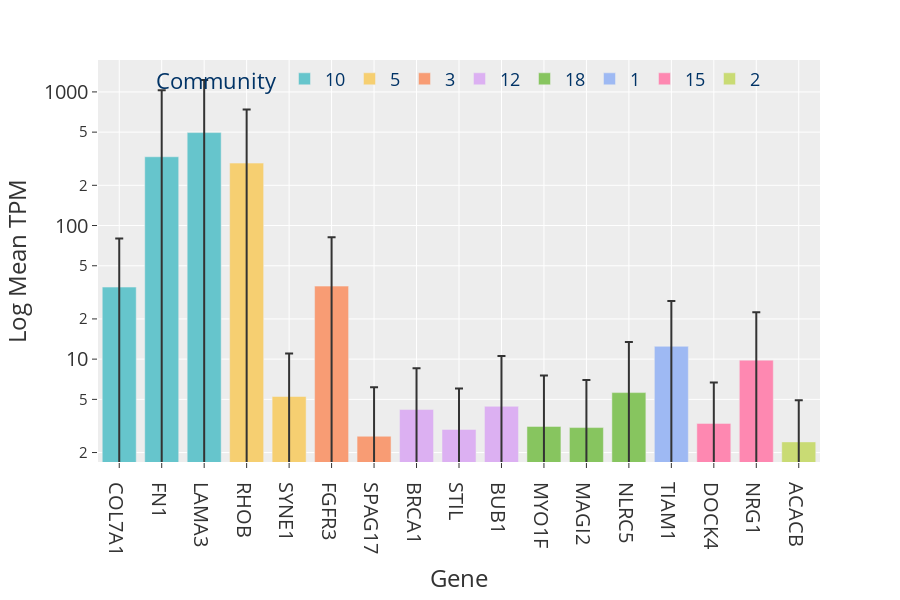

The notebook cell saved with this chart:
### Markdown cell above
### Gene expresion for highly varied

### Code cell
tst_df = sel_com_genes[sel_com_genes["std"] >= sel_com_genes["mean"]]
fig = px.bar(tst_df, y="mean", color="max_b", log_y=True, color_discrete_sequence=colors, error_y="std")

fig = fig.update_layout(
    title="",
    legend=dict(
        title="Community",
        orientation="h",
        yanchor="middle",
        xanchor="center",
        y=0.95,
        x=0.5,
        bgcolor="rgba(0,0,0,0)",
        font=dict(size=18, color="#003366"),
    ),
    yaxis=dict(tickfont=dict(size=20), title="Log Mean TPM"),
    xaxis=dict(tickfont=dict(size=20), title="Gene"),
    font=dict(size=20),
    height=600,
)

# fig.update_layout(
#     xaxis=dict(tickmode="linear", tick0=0, dtick=1),
# )
# save_fig(name="smallCom_Exp", fig=fig, base_path=figures_path, width=1700, height=700, margin=0.02)
fig

### Figure 1 — Plotly figure (JSON) as saved in the notebook; plotly's stock layout.template omitted (floating-point values rounded to 4 significant figures)
{"data": [{"alignmentgroup": "True", "error_y": {"array": [45.47, 703.5, 729.7]}, "hovertemplate": "max_b=10<br>index=%{x}<br>mean=%{y}<extra></extra>", "legendgroup": "10", "marker": {"color": "rgb(102, 197, 204)", "pattern": {"shape": ""}}, "name": "10", "offsetgroup": "10", "orientation": "v", "showlegend": true, "textposition": "auto", "type": "bar", "x": ["COL7A1", "FN1", "LAMA3"], "xaxis": "x", "y": [34.62, 327.0, 496.2], "yaxis": "y"}, {"alignmentgroup": "True", "error_y": {"array": [446.0, 5.755]}, "hovertemplate": "max_b=5<br>index=%{x}<br>mean=%{y}<extra></extra>", "legendgroup": "5", "marker": {"color": "rgb(246, 207, 113)", "pattern": {"shape": ""}}, "name": "5", "offsetgroup": "5", "orientation": "v", "showlegend": true, "textposition": "auto", "type": "bar", "x": ["RHOB", "SYNE1"], "xaxis": "x", "y": [293.3, 5.253], "yaxis": "y"}, {"alignmentgroup": "True", "error_y": {"array": [46.54, 3.512]}, "hovertemplate": "max_b=3<br>index=%{x}<br>mean=%{y}<extra></extra>", "legendgroup": "3", "marker": {"color": "rgb(248, 156, 116)", "pattern": {"shape": ""}}, "name": "3", "offsetgroup": "3", "orientation": "v", "showlegend": true, "textposition": "auto", "type": "bar", "x": ["FGFR3", "SPAG17"], "xaxis": "x", "y": [35.2, 2.648], "yaxis": "y"}, {"alignmentgroup": "True", "error_y": {"array": [4.338, 3.042, 6.101]}, "hovertemplate": "max_b=12<br>index=%{x}<br>mean=%{y}<extra></extra>", "legendgroup": "12", "marker": {"color": "rgb(220, 176, 242)", "pattern": {"shape": ""}}, "name": "12", "offsetgroup": "12", "orientation": "v", "showlegend": true, "textposition": "auto", "type": "bar", "x": ["BRCA1", "STIL", "BUB1"], "xaxis": "x", "y": [4.194, 2.977, 4.435], "yaxis": "y"}, {"alignmentgroup": "True", "error_y": {"array": [4.406, 3.897, 7.818]}, "hovertemplate": "max_b=18<br>index=%{x}<br>mean=%{y}<extra></extra>", "legendgroup": "18", "marker": {"color": "rgb(135, 197, 95)", "pattern": {"shape": ""}}, "name": "18", "offsetgroup": "18", "orientation": "v", "showlegend": true, "textposition": "auto", "type": "bar", "x": ["MYO1F", "MAGI2", "NLRC5"], "xaxis": "x", "y": [3.137, 3.074, 5.618], "yaxis": "y"}, {"alignmentgroup": "True", "error_y": {"array": [14.73]}, "hovertemplate": "max_b=1<br>index=%{x}<br>mean=%{y}<extra></extra>", "legendgroup": "1", "marker": {"color": "rgb(158, 185, 243)", "pattern": {"shape": ""}}, "name": "1", "offsetgroup": "1", "orientation": "v", "showlegend": true, "textposition": "auto", "type": "bar", "x": ["TIAM1"], "xaxis": "x", "y": [12.47], "yaxis": "y"}, {"alignmentgroup": "True", "error_y": {"array": [3.376, 12.6]}, "hovertemplate": "max_b=15<br>index=%{x}<br>mean=%{y}<extra></extra>", "legendgroup": "15", "marker": {"color": "rgb(254, 136, 177)", "pattern": {"shape": ""}}, "name": "15", "offsetgroup": "15", "orientation": "v", "showlegend": true, "textposition": "auto", "type": "bar", "x": ["DOCK4", "NRG1"], "xaxis": "x", "y": [3.305, 9.828], "yaxis": "y"}, {"alignmentgroup": "True", "error_y": {"array": [2.514]}, "hovertemplate": "max_b=2<br>index=%{x}<br>mean=%{y}<extra></extra>", "legendgroup": "2", "marker": {"color": "rgb(201, 219, 116)", "pattern": {"shape": ""}}, "name": "2", "offsetgroup": "2", "orientation": "v", "showlegend": true, "textposition": "auto", "type": "bar", "x": ["ACACB"], "xaxis": "x", "y": [2.402], "yaxis": "y"}], "layout": {"barmode": "relative", "font": {"size": 20}, "height": 600, "legend": {"bgcolor": "rgba(0,0,0,0)", "font": {"color": "#003366", "size": 18}, "orientation": "h", "title": {"text": "Community"}, "tracegroupgap": 0, "x": 0.5, "xanchor": "center", "y": 0.95, "yanchor": "middle"}, "margin": {"t": 60}, "title": {"text": ""}, "xaxis": {"anchor": "y", "domain": [0, 1], "tickfont": {"size": 20}, "title": {"text": "Gene"}}, "yaxis": {"anchor": "x", "domain": [0, 1], "tickfont": {"size": 20}, "title": {"text": "Log Mean TPM"}, "type": "log"}}}
